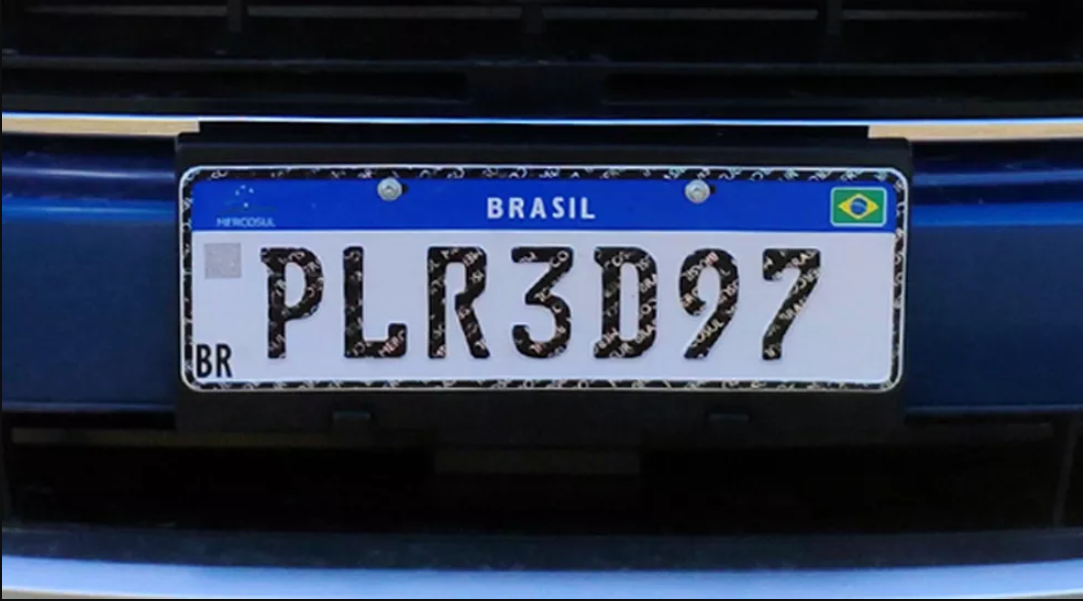
#> input picture VC - detecção de texto em placas de carro/VC - ORC em Placa de Carro/imagens/placa_carro1.png, 1083 x 601 px
$ python class05-LimiarOtsu.py
#> lines starting #> are read from the running program, lines starting #| are printed output that depends on the picture; after the words box and inside, x2 and y2 are one past the last pixel; in counts of white or black regions, pixels touching at a corner belong together
import cv2
import pytesseract
import seaborn as sns
import matplotlib.pyplot as plt

print(pytesseract)
pytesseract.pytesseract.tesseract_cmd = r'C:\Program Files\Tesseract-OCR\tesseract'

img = cv2.imread('imagens/placa_carro1.png')
#> img is the input picture: shape (601, 1083, 3); mean B, G, R 77, 54.9, 44.6
assert img is not None, "file could not be read, check with os.path.exists()"
cv2.imshow("Placa do Carro - RGB", img)

imagem = cv2.cvtColor(img, cv2.COLOR_BGR2GRAY)
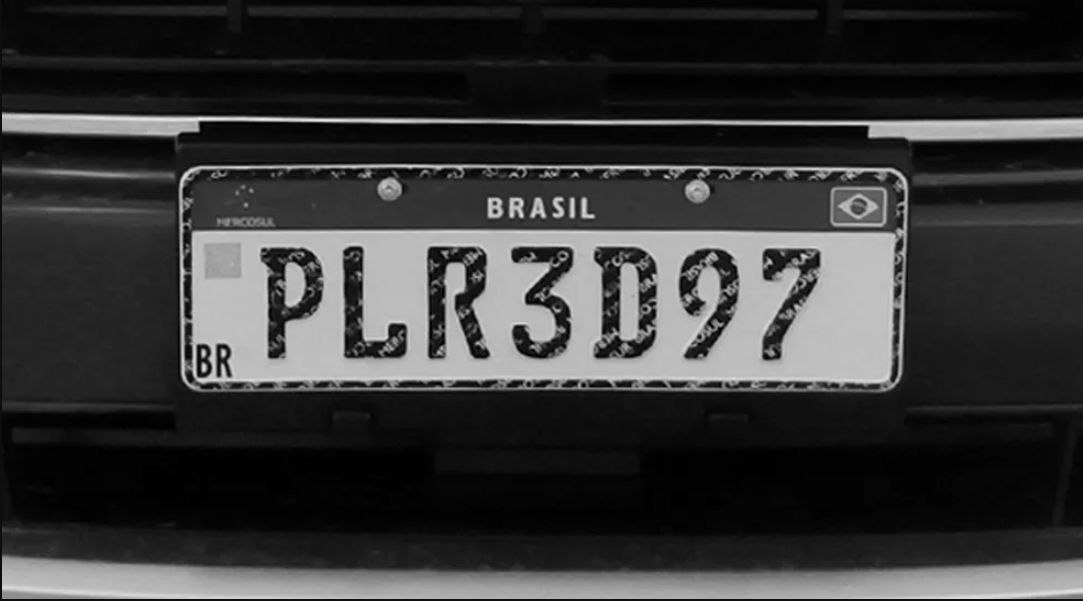
#> imagem: shape (601, 1083); min 0, max 237, mean 54.4
cv2.imshow("Placa do Carro - Gray", imagem)

ax = sns.histplot(imagem.flatten())
ax.figure.set_size_inches(10,6)
plt.show()
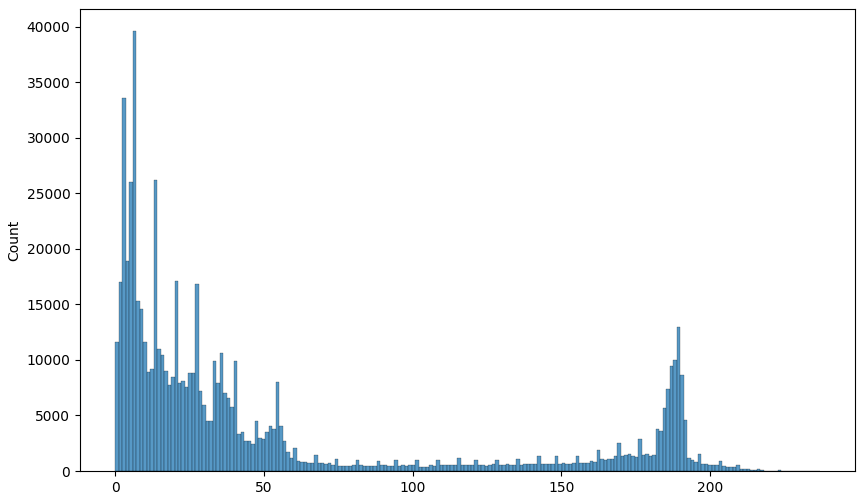
#> figure drawn by matplotlib, 1 panel; tallest bar 39611 high, from x = 5.87 to 7.04

valor, lim_otsu = cv2.threshold(imagem, 0, 255, cv2.THRESH_BINARY | cv2.THRESH_OTSU)
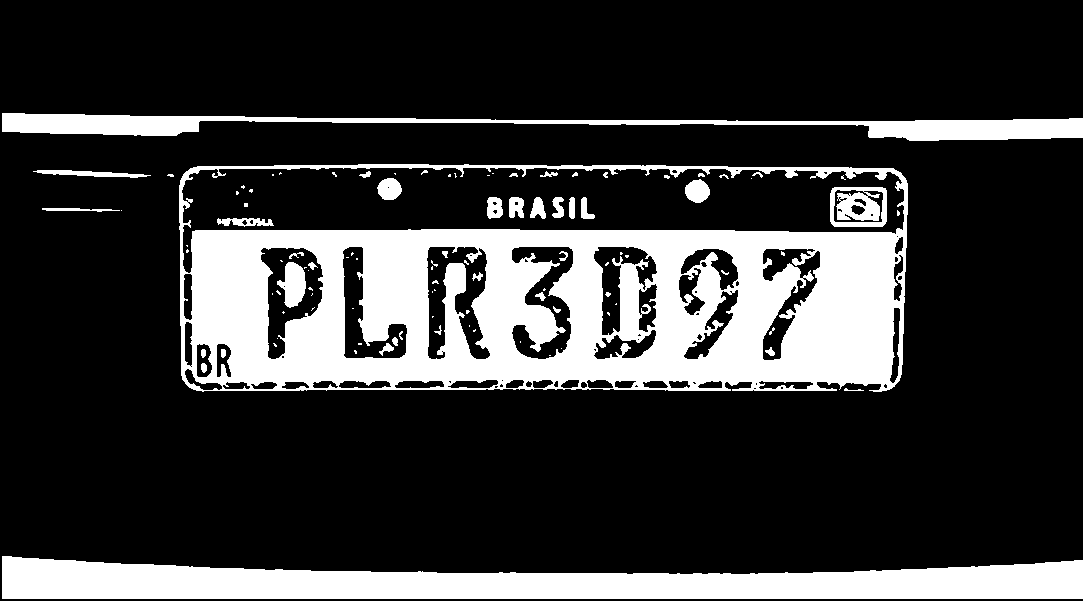
#> lim_otsu: shape (601, 1083); 21.6% white; 101 white regions (61 under 20 px), largest, box (x1, y1, x2, y2) and area: (179, 164, 908, 392) 90447, (2, 556, 1083, 599) 32479, (2, 113, 1083, 141) 10893
#> valor = 96
cv2.imshow("Placa do Carro - Limiar de Otsu", lim_otsu)
print(f'Limiar: {valor}')
#| Limiar: 96.0

# config_tesseract = '--tessdata-dir tessdata'
# config_tesseract = '--tessdata-dir tessdata --psm 5'
config_tesseract = '--tessdata-dir tessdata --psm 6'
# config_tesseract = '--tessdata-dir tessdata --psm 7'
# config_tesseract = '--tessdata-dir tessdata --psm 8'
#> (the run stopped early here; a loop or call above may not have finished)
